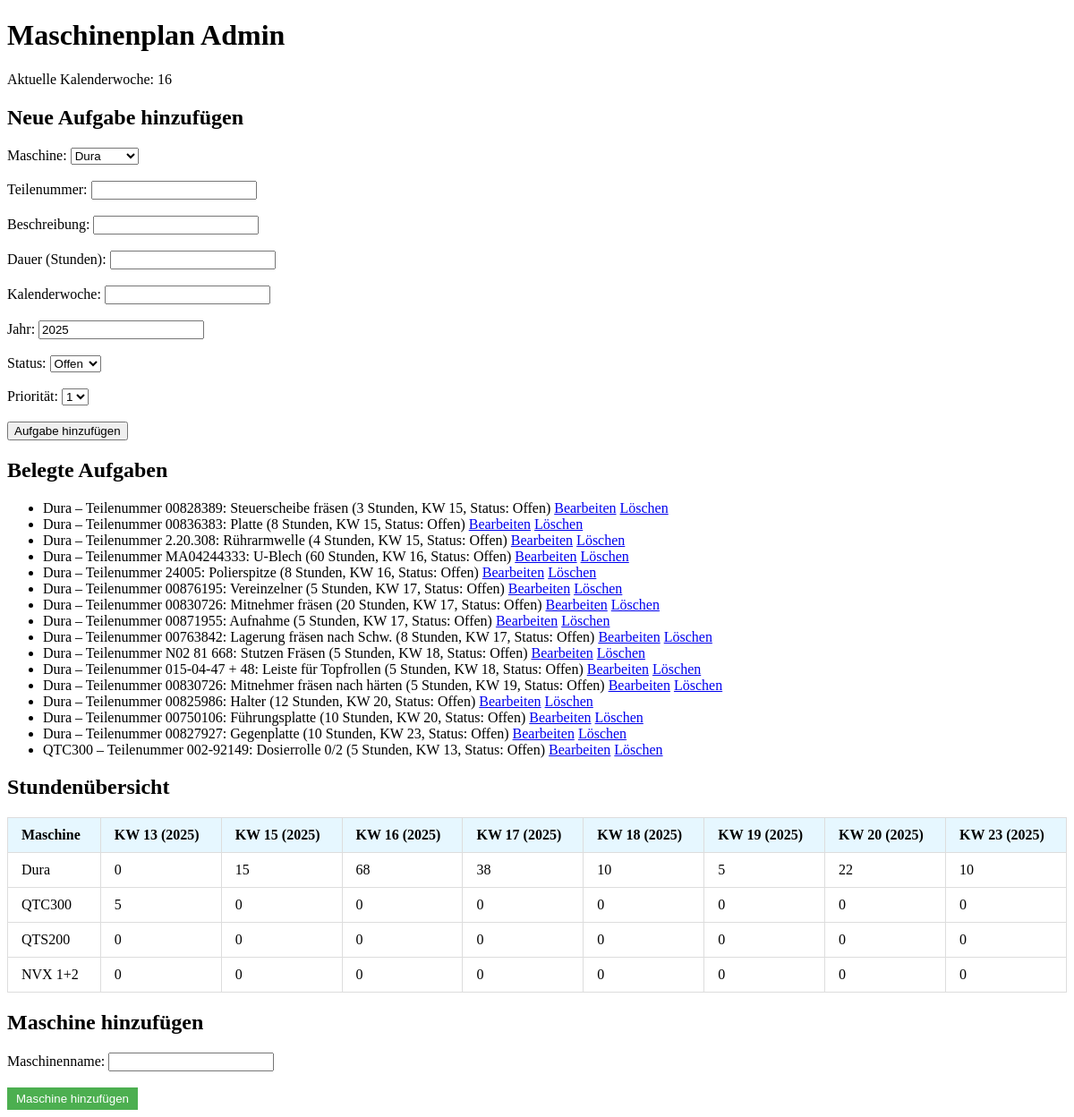
The page /admin on the database its author committed.
### app.py (models this page shows, shortened)
class Task(db.Model):
    __tablename__ = 'task'
    id = db.Column(db.Integer, primary_key=True)
    machine_id = db.Column(db.Integer, db.ForeignKey('machine.id'), nullable=False)
    part_number = db.Column(db.String(50))
    description = db.Column(db.String(200))
    duration_hours = db.Column(db.Integer)
    kw = db.Column(db.Integer)
    year = db.Column(db.Integer)  # Spalte für das Jahr
    prio = db.Column(db.Integer)  # Neue Spalte für Priorität
    status = db.Column(db.String(50))
    machine = db.relationship('Machine', backref=db.backref('tasks', lazy=True))

class Machine(db.Model):
    __tablename__ = 'machine'
    id = db.Column(db.Integer, primary_key=True)
    name = db.Column(db.String(255), nullable=False)

### app.py (the view, shortened to what this page needs)
@app.route('/admin', methods=['GET', 'POST'])
def admin_view():
    current_week = get_current_week()
    tasks = db.session.query(Task, Machine).join(Machine).order_by(Machine.name, Task.year, Task.kw, Task.prio).all()
    machines = Machine.query.all()
    current_year = datetime.now().year
    unique_weeks_years = db.session.query(Task.year, Task.kw).distinct().all()
    weeks_years = sorted(unique_weeks_years, key=lambda x: (x[0], x[1]))  # nach Jahr und Woche sortieren
    hours_per_machine_kw = {}
    for machine in machines:
        for year, week in weeks_years:  # Iteriere nur über existierende Wochen/Jahre
            total_duration = db.session.query(db.func.sum(Task.duration_hours)).filter(
                Task.machine_id == machine.id,
                Task.kw == week,
                Task.year == year
            ).scalar() or 0  # Falls keine Aufgabe für diese Woche existiert, setze 0 Stunden
            hours_per_machine_kw[(machine.id, year, week)] = total_duration
    return render_template('admin.html', tasks=tasks, current_week=current_week, current_year=current_year, machines=machines, hours_per_machine_kw=hours_per_machine_kw, weeks_years=weeks_years)

### app.py (called while the page is built)
def get_current_week():
    today = datetime.today()
    return today.isocalendar()[1]

### templates/admin.html (shortened to what this page needs)
<!DOCTYPE html>
<html lang="de">
<head>
</head>
<body>
    <h1>Maschinenplan Admin</h1>
    <p>Aktuelle Kalenderwoche: {{ current_week }}</p>
<form method="POST">
    <h2>Neue Aufgabe hinzufügen</h2>
    <label for="machine_id">Maschine:</label>
    <select name="machine_id" id="machine_id" required>
        {% for machine in machines %}
            <option value="{{ machine.id }}">{{ machine.name }}</option>
        {% endfor %}
    </select><br><br>
    <label for="part_number">Teilenummer:</label>
    <input type="text" name="part_number" id="part_number"><br><br>
    <label for="description">Beschreibung:</label>
    <input type="text" name="description" id="description"><br><br>
    <label for="duration_hours">Dauer (Stunden):</label>
    <input type="number" name="duration_hours" id="duration_hours" required><br><br>
    <label for="kw">Kalenderwoche:</label>
    <input type="number" name="kw" id="kw" required><br><br>
    <label for="year">Jahr:</label>
    <input type="number" name="year" id="year" value="{{ current_year }}" required><br><br>
    <label for="status">Status:</label>
    <select name="status" id="status">
        <option value="Offen">Offen</option>
    </select><br><br>
    <label for="prio">Priorität:</label>
    <select name="prio" id="prio" required>
        <option value="1">1</option>
    </select><br><br>
    <input type="submit" value="Aufgabe hinzufügen">
</form>
<h2>Belegte Aufgaben</h2>
<ul>
    {% for task, machine in tasks %}
        <li>
            {{ machine.name }} – Teilenummer {{ task.part_number }}: {{ task.description }}
            ({{ task.duration_hours }} Stunden, KW {{ task.kw }}, Status: {{ task.status }})
            <a href="/edit_task/{{ task.id }}">Bearbeiten</a>
            <a href="/delete/{{ task.id }}" onclick="return confirm('Bist du sicher, dass du diese Aufgabe löschen möchtest?')">Löschen</a>
        </li>
    {% endfor %}
</ul>
<h2>Stundenübersicht</h2>
<table>
    <thead>
        <tr>
            <th>Maschine</th>
            {% for year, week in weeks_years %}
                <th>KW {{ week }} ({{ year }})</th>
            {% endfor %}
        </tr>
    </thead>
    <tbody>
        {% for machine in machines %}
            <tr>
                <td>{{ machine.name }}</td>
                {% for year, week in weeks_years %}
                    <td>{{ hours_per_machine_kw.get((machine.id, year, week), 0) }}</td>
                {% endfor %}
            </tr>
        {% endfor %}
    </tbody>
</table>
<h2>Maschine hinzufügen</h2>
<form method="POST" action="/admin">
    <label for="machine_name">Maschinenname:</label>
    <input type="text" id="machine_name" name="machine_name" required><br><br>
    <button type="submit">Maschine hinzufügen</button>
</form>
</body>
</html>

### templates/admin.html (style rules this page uses)
table { width: 100%; border-collapse: collapse; margin-top: 20px; }
th, td { padding: 10px 15px; text-align: left; border: 1px solid #ddd; }
th { background-color: #e6f7ff; font-weight: bold; }
td { font-size: 1em; }
button { padding: 5px 10px; background-color: #4CAF50; color: white; border: none; cursor: pointer; }

### rows shown on the page
Task: name "Dura", part_number "00828389", description "Steuerscheibe fräsen", duration_hours "3", kw "15", status "Offen"
Task: name "Dura", part_number "00836383", description "Platte", duration_hours "8", kw "15", status "Offen"
Task: name "Dura", part_number "2.20.308", description "Rührarmwelle", duration_hours "4", kw "15", status "Offen"
Task: name "Dura", part_number "MA04244333", description "U-Blech", duration_hours "60", kw "16", status "Offen"
Task: name "Dura", part_number "24005", description "Polierspitze", duration_hours "8", kw "16", status "Offen"
Task: name "Dura", part_number "00876195", description "Vereinzelner", duration_hours "5", kw "17", status "Offen"
Task: name "Dura", part_number "00830726", description "Mitnehmer fräsen", duration_hours "20", kw "17", status "Offen"
Task: name "Dura", part_number "00871955", description "Aufnahme", duration_hours "5", kw "17", status "Offen"
Task: name "Dura", part_number "00763842", description "Lagerung fräsen nach Schw.", duration_hours "8", kw "17", status "Offen"
Task: name "Dura", part_number "N02 81 668", description "Stutzen Fräsen", duration_hours "5", kw "18", status "Offen"
Task: name "Dura", part_number "015-04-47 + 48", description "Leiste für Topfrollen", duration_hours "5", kw "18", status "Offen"
Task: name "Dura", part_number "00830726", description "Mitnehmer fräsen nach härten", duration_hours "5", kw "19", status "Offen"
Task: name "Dura", part_number "00825986", description "Halter", duration_hours "12", kw "20", status "Offen"
Task: name "Dura", part_number "00750106", description "Führungsplatte", duration_hours "10", kw "20", status "Offen"
Task: name "Dura", part_number "00827927", description "Gegenplatte", duration_hours "10", kw "23", status "Offen"
Task: name "QTC300", part_number "002-92149", description "Dosierrolle 0/2", duration_hours "5", kw "13", status "Offen"
Machine: name "Dura", get "0" "15" "68" "38" "10" "5" "22" "10"
Machine: name "QTC300", get "5" "0" "0" "0" "0" "0" "0" "0"
Machine: name "QTS200", get "0" "0" "0" "0" "0" "0" "0" "0"
Machine: name "NVX 1+2", get "0" "0" "0" "0" "0" "0" "0" "0"

### other values the page prints
{{ current_week }} "16"
{{ week }} "13" "15" "16" "17" "18" "19" "20" "23"
{{ year }} "2025" "2025" "2025" "2025" "2025" "2025" "2025" "2025"
form field machine_id "Dura"
